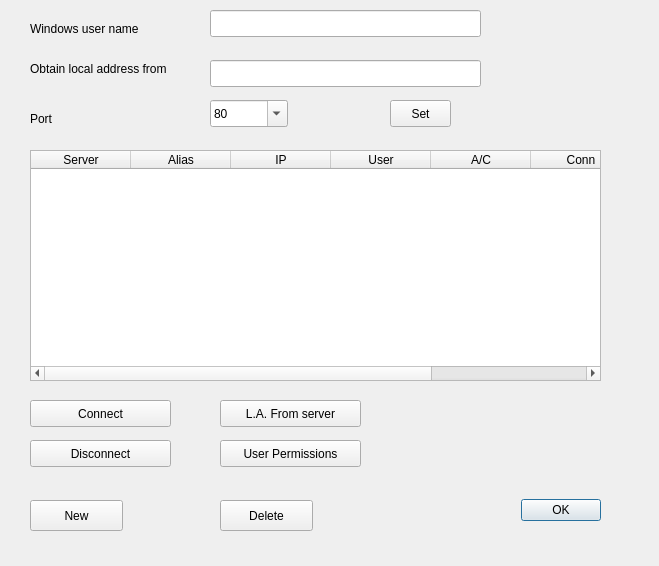
<?xml version="1.0" encoding="UTF-8"?>
<ui version="4.0">
 <class>serversdlg</class>
 <widget class="QDialog" name="serversdlg">
  <property name="geometry">
   <rect>
    <x>0</x>
    <y>0</y>
    <width>659</width>
    <height>566</height>
   </rect>
  </property>
  <property name="windowTitle">
   <string>Servers List</string>
  </property>
  <widget class="QDialogButtonBox" name="buttonBox">
   <property name="geometry">
    <rect>
     <x>410</x>
     <y>490</y>
     <width>191</width>
     <height>41</height>
    </rect>
   </property>
   <property name="orientation">
    <enum>Qt::Horizontal</enum>
   </property>
   <property name="standardButtons">
    <set>QDialogButtonBox::Ok</set>
   </property>
  </widget>
  <widget class="QPushButton" name="Newserv">
   <property name="geometry">
    <rect>
     <x>30</x>
     <y>500</y>
     <width>93</width>
     <height>31</height>
    </rect>
   </property>
   <property name="toolTip">
    <string>Add a new server to the list</string>
   </property>
   <property name="text">
    <string>New</string>
   </property>
  </widget>
  <widget class="QPushButton" name="Delserv">
   <property name="geometry">
    <rect>
     <x>220</x>
     <y>500</y>
     <width>93</width>
     <height>31</height>
    </rect>
   </property>
   <property name="toolTip">
    <string>Delete the currently-selected server</string>
   </property>
   <property name="text">
    <string>Delete</string>
   </property>
  </widget>
  <widget class="QLabel" name="label">
   <property name="geometry">
    <rect>
     <x>30</x>
     <y>60</y>
     <width>181</width>
     <height>17</height>
    </rect>
   </property>
   <property name="text">
    <string>Obtain local address from</string>
   </property>
  </widget>
  <widget class="QLineEdit" name="lahost">
   <property name="geometry">
    <rect>
     <x>210</x>
     <y>60</y>
     <width>271</width>
     <height>27</height>
    </rect>
   </property>
   <property name="toolTip">
    <string>&lt;html&gt;&lt;head/&gt;&lt;body&gt;&lt;p&gt;Use this host to discover what &amp;quot;my&amp;quot; IP address is. This can be a web address or another machine in the same network. Make sure you get the port number right - it should be 80 for web hosts.&lt;/p&gt;&lt;/body&gt;&lt;/html&gt;</string>
   </property>
  </widget>
  <widget class="QTableWidget" name="servlist">
   <property name="geometry">
    <rect>
     <x>30</x>
     <y>150</y>
     <width>571</width>
     <height>231</height>
    </rect>
   </property>
   <property name="toolTip">
    <string>List of servers we speak to - double-click to edit</string>
   </property>
   <property name="selectionMode">
    <enum>QAbstractItemView::SingleSelection</enum>
   </property>
   <property name="selectionBehavior">
    <enum>QAbstractItemView::SelectRows</enum>
   </property>
   <property name="showGrid">
    <bool>false</bool>
   </property>
   <property name="sortingEnabled">
    <bool>true</bool>
   </property>
   <attribute name="verticalHeaderVisible">
    <bool>false</bool>
   </attribute>
   <column>
    <property name="text">
     <string>Server</string>
    </property>
   </column>
   <column>
    <property name="text">
     <string>Alias</string>
    </property>
   </column>
   <column>
    <property name="text">
     <string>IP</string>
    </property>
   </column>
   <column>
    <property name="text">
     <string>User</string>
    </property>
   </column>
   <column>
    <property name="text">
     <string>A/C</string>
    </property>
   </column>
   <column>
    <property name="text">
     <string>Conn</string>
    </property>
   </column>
   <column>
    <property name="text">
     <string>Sync</string>
    </property>
   </column>
  </widget>
  <widget class="QPushButton" name="dispUperms">
   <property name="geometry">
    <rect>
     <x>220</x>
     <y>440</y>
     <width>141</width>
     <height>27</height>
    </rect>
   </property>
   <property name="toolTip">
    <string>Display user permissions on server</string>
   </property>
   <property name="text">
    <string>User Permissions</string>
   </property>
  </widget>
  <widget class="QLabel" name="label_2">
   <property name="geometry">
    <rect>
     <x>30</x>
     <y>20</y>
     <width>141</width>
     <height>17</height>
    </rect>
   </property>
   <property name="text">
    <string>Windows user name</string>
   </property>
  </widget>
  <widget class="QLineEdit" name="wusername">
   <property name="geometry">
    <rect>
     <x>210</x>
     <y>10</y>
     <width>271</width>
     <height>27</height>
    </rect>
   </property>
   <property name="toolTip">
    <string>This is the windows user name</string>
   </property>
  </widget>
  <widget class="QPushButton" name="connectserv">
   <property name="geometry">
    <rect>
     <x>30</x>
     <y>400</y>
     <width>141</width>
     <height>27</height>
    </rect>
   </property>
   <property name="toolTip">
    <string>Click here to connect to server</string>
   </property>
   <property name="text">
    <string>Connect</string>
   </property>
  </widget>
  <widget class="QPushButton" name="disconnserv">
   <property name="geometry">
    <rect>
     <x>30</x>
     <y>440</y>
     <width>141</width>
     <height>27</height>
    </rect>
   </property>
   <property name="toolTip">
    <string>Click here to disconnect from server</string>
   </property>
   <property name="text">
    <string>Disconnect</string>
   </property>
  </widget>
  <widget class="QLabel" name="label_3">
   <property name="geometry">
    <rect>
     <x>30</x>
     <y>110</y>
     <width>41</width>
     <height>17</height>
    </rect>
   </property>
   <property name="text">
    <string>Port</string>
   </property>
  </widget>
  <widget class="QComboBox" name="laport">
   <property name="geometry">
    <rect>
     <x>210</x>
     <y>100</y>
     <width>78</width>
     <height>27</height>
    </rect>
   </property>
   <property name="toolTip">
    <string>&lt;html&gt;&lt;head/&gt;&lt;body&gt;&lt;p&gt;Specify the port number to use with the host given to get the local address. Use port 80 if it's a web server to get the HTTP port.&lt;/p&gt;&lt;/body&gt;&lt;/html&gt;</string>
   </property>
   <property name="editable">
    <bool>true</bool>
   </property>
   <property name="currentIndex">
    <number>0</number>
   </property>
   <item>
    <property name="text">
     <string>80</string>
    </property>
   </item>
   <item>
    <property name="text">
     <string>22</string>
    </property>
   </item>
   <item>
    <property name="text">
     <string>23</string>
    </property>
   </item>
   <item>
    <property name="text">
     <string>25</string>
    </property>
   </item>
   <item>
    <property name="text">
     <string>515</string>
    </property>
   </item>
   <item>
    <property name="text">
     <string>2000</string>
    </property>
   </item>
   <item>
    <property name="text">
     <string>2200</string>
    </property>
   </item>
  </widget>
  <widget class="QPushButton" name="getlafrom">
   <property name="geometry">
    <rect>
     <x>220</x>
     <y>400</y>
     <width>141</width>
     <height>27</height>
    </rect>
   </property>
   <property name="toolTip">
    <string>&lt;html&gt;&lt;head/&gt;&lt;body&gt;&lt;p&gt;Click to say that you want to get the local IP address from the selected server.&lt;/p&gt;&lt;p&gt;It will try some likely ports, starting with what you put in the port number at the top.&lt;/p&gt;&lt;p&gt;&lt;br/&gt;&lt;/p&gt;&lt;/body&gt;&lt;/html&gt;</string>
   </property>
   <property name="text">
    <string>L.A. From server</string>
   </property>
  </widget>
  <widget class="QPushButton" name="setla">
   <property name="geometry">
    <rect>
     <x>390</x>
     <y>100</y>
     <width>61</width>
     <height>27</height>
    </rect>
   </property>
   <property name="toolTip">
    <string>&lt;html&gt;&lt;head/&gt;&lt;body&gt;&lt;p&gt;Press this to obtain local address from the host and port given and if OK do this each time.&lt;/p&gt;&lt;/body&gt;&lt;/html&gt;</string>
   </property>
   <property name="text">
    <string>Set</string>
   </property>
  </widget>
 </widget>
 <tabstops>
  <tabstop>wusername</tabstop>
  <tabstop>lahost</tabstop>
  <tabstop>laport</tabstop>
  <tabstop>setla</tabstop>
  <tabstop>servlist</tabstop>
  <tabstop>connectserv</tabstop>
  <tabstop>getlafrom</tabstop>
  <tabstop>disconnserv</tabstop>
  <tabstop>dispUperms</tabstop>
  <tabstop>Newserv</tabstop>
  <tabstop>Delserv</tabstop>
  <tabstop>buttonBox</tabstop>
 </tabstops>
 <resources/>
 <connections>
  <connection>
   <sender>buttonBox</sender>
   <signal>accepted()</signal>
   <receiver>serversdlg</receiver>
   <slot>accept()</slot>
   <hints>
    <hint type="sourcelabel">
     <x>590</x>
     <y>400</y>
    </hint>
    <hint type="destinationlabel">
     <x>157</x>
     <y>274</y>
    </hint>
   </hints>
  </connection>
  <connection>
   <sender>buttonBox</sender>
   <signal>rejected()</signal>
   <receiver>serversdlg</receiver>
   <slot>reject()</slot>
   <hints>
    <hint type="sourcelabel">
     <x>590</x>
     <y>400</y>
    </hint>
    <hint type="destinationlabel">
     <x>286</x>
     <y>274</y>
    </hint>
   </hints>
  </connection>
 </connections>
</ui>
